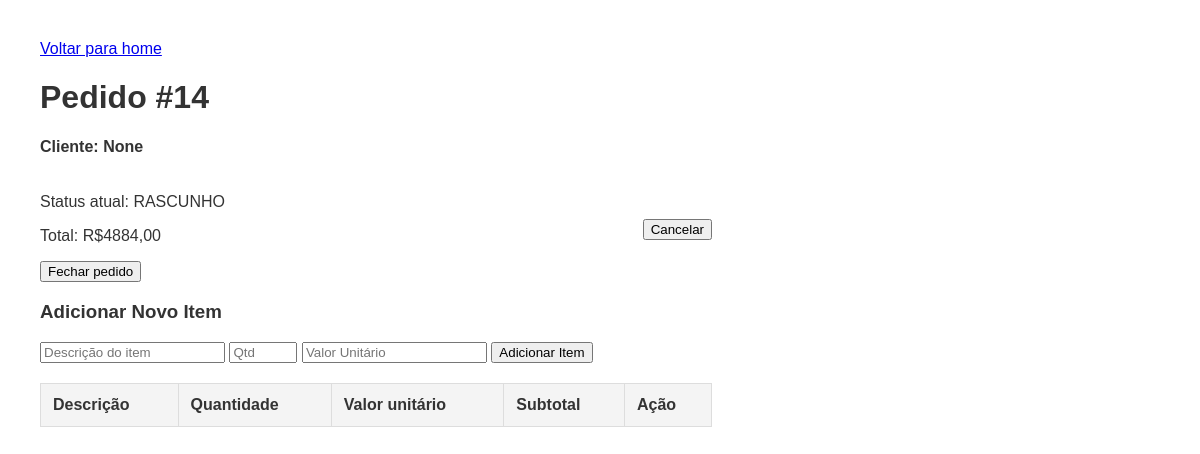
/pedidos/14/ (signed in), run on an earlier commit of the app's database.
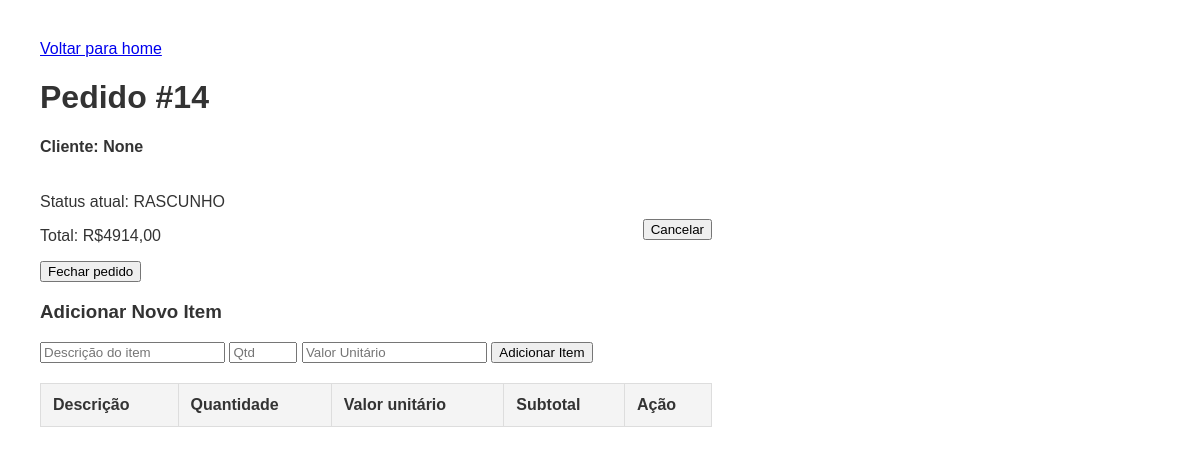
And on a later commit of the database.
### pedidos/models.py (models this page shows, shortened)
class Pedido(models.Model):
    data = models.DateTimeField(auto_now=True)
    status = models.CharField(max_length=10, choices=STATUS_PEDIDOS, default='RASCUNHO')
    total = models.DecimalField(max_digits=10, decimal_places=2, default=0.00)
    cliente = models.CharField(max_length=255, null=True, blank=True)

### pedidos/views.py (the view)
# urls.py: path('pedidos/<int:pedido_id>/', views.detalhar_pedido, name='detalhe_pedido'),
@login_required
def detalhar_pedido(request, pedido_id):
    pedido = get_object_or_404(Pedido, id=pedido_id)
    contexto = {
        'pedido': pedido
    }
    return render(request, 'detalhe_pedido.html', contexto)

### pedidos/templates/detalhe_pedido.html (shortened to what this page needs)
{% load static %}
<!DOCTYPE html>
<html lang="pt-BR">
<head>
    <link rel="stylesheet" href="{% static 'pedidos/css/detalhar_pedido.css' %}">
</head>
<body>
    <div class="cabecalho">
        <a href="{% url 'home' %}">Voltar para home</a>
        <h1>Pedido #{{pedido.id}}</h1>
        <h4>Cliente: <span>{{pedido.cliente}}</span></h2>
            <div class="colunas">
                <div class="coluna1">
                    <p>Status atual: {{pedido.status}} </p>
                    <p id="total-pedido">Total: R${{ pedido.total}}</p>
                    {% if pedido.status == 'RASCUNHO'%}
                    <button onclick="fecharPedido()">Fechar pedido</button>
                    {% endif %}
                </div>
                {% if pedido.status != 'CANCELADO' %}
                <div class="coluna2">
                    <button onclick="cancelarPedido()">Cancelar</button>
                </div>
                {% else %}
                <button onclick="abrirPedido()">Abrir pedido</button>
                {% endif %}
            </div>
    </div>
    {% if pedido.status == 'RASCUNHO' %}
    <div class="formulario-item">
        <h3>Adicionar Novo Item</h3>
        <input type="text" id="desc" placeholder="Descrição do item" required>
        <input type="number" id="qtd" placeholder="Qtd" style="width: 60px;" required>
        <input type="number" id="valor" placeholder="Valor Unitário" step="0.01" required>
        <button class="btn" onclick="adicionarItem()">Adicionar Item</button>
    </div>
    {% else %}
    <div>
        <p>Aviso: Este pedido está {{ pedido.status }} e não pode mais ser editado.</p>
    </div>
    {% endif %}
    <table>
        <thead>
            <tr>
                <th>Descrição</th>
                <th>Quantidade</th>
                <th>Valor unitário</th>
                <th>Subtotal</th>
                <th>Ação</th>
            </tr>
        </thead>
    </table>
</body>
</html>

What changed in the data, as far as the page shows it:
changed Pedido "None": total "4884,00" → "4914,00"
